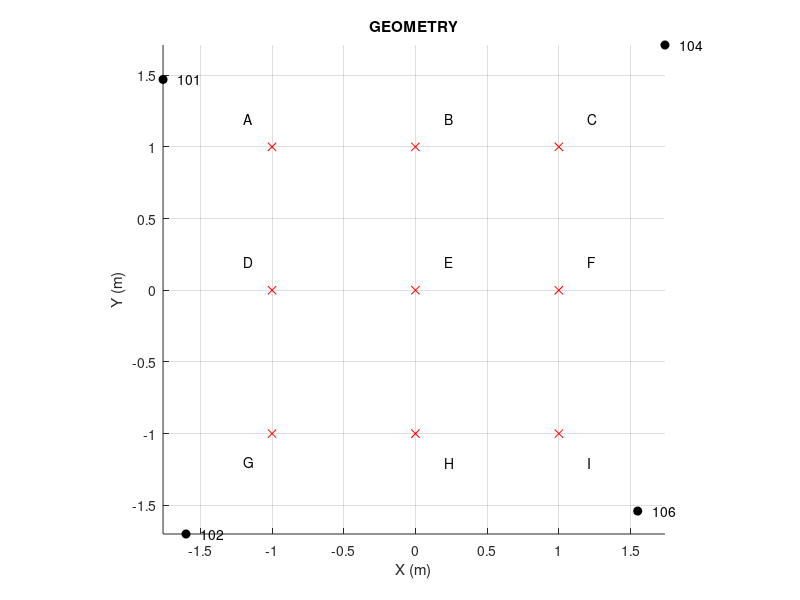

MATLAB code for this plot: (Note: this script raises an error after producing the figure.)
%% UWB lab 4 - indoor tracking with 4 PulsOn 410 units
clear all;
close all;

% Positions of the 4 units in meters
P101 = [-1.76,1.47];           
P102 = [-1.6,-1.7];        
P104 = [1.74,1.71];        
P106 = [1.55,-1.54];    

figure;
hold on; grid
plot(P101(1),P101(2),'ok','markerfacecolor','k');text(P101(1)+.1,P101(2),'101')
plot(P102(1),P102(2),'ok','markerfacecolor','k');text(P102(1)+.1,P102(2),'102')
plot(P104(1),P104(2),'ok','markerfacecolor','k');text(P104(1)+.1,P104(2),'104')
plot(P106(1),P106(2),'ok','markerfacecolor','k');text(P106(1)+.1,P106(2),'106')
    
plot(-1,1,'xr');text(-1.2,1.2,'A')
plot(0,1,'xr');text(.2,1.2,'B')
plot(1,1,'xr');text(1.2,1.2,'C')
plot(-1,0,'xr');text(-1.2,0.2,'D')
plot(0,0,'xr');text(.2,0.2,'E')
plot(1,0,'xr');text(1.2,0.2,'F')
plot(-1,-1,'xr');text(-1.2,-1.2,'G')
plot(0,-1,'xr');text(.2,-1.2,'H')
plot(1,-1,'xr');text(1.2,-1.2,'I')

axis image
title('GEOMETRY');xlabel('X (m)');ylabel('Y (m)')


%% ------------------------ Time zero calibration -------------------------
% !!!!!!!!!! NOT ESSENTIAL !!!!!!!!!!!!!
% Sphere placed at (0,0)%
% Loading data for t0 cal
%cd('Q:\UWB LAB Tracking\P');
% Load data from unit 103
[config,control,scans] = readMrmRetLog('101_Sphere00002.csv');
Nscans103 = length(scans);
tstmp103 = [scans.T];
data103 = [scans.scn];
data103 = reshape(data103,[],Nscans103);
% Load data from unit 104
[config,control,scans] = readMrmRetLog('102_Sphere00004.csv');
Nscans104 = length(scans);
tstmp104 = [scans.T];
data104 = [scans.scn];
data104 = reshape(data104,[],Nscans104);
% Load data from unit 105
[config,control,scans] = readMrmRetLog('104_Sphere00003.csv');
Nscans105 = length(scans);
tstmp105 = [scans.T];
data105 = [scans.scn];
data105 = reshape(data105,[],Nscans105);
% Load data from unit 106
[config,control,scans] = readMrmRetLog('106_Sphere00005.csv');
Nscans106 = length(scans);
tstmp106 = [scans.T];
data106 = [scans.scn];
data106 = reshape(data106,[],Nscans106);

% Load Sphere backgrounds

[config,control,scans] = readMrmRetLog('101_Sphere00BG003.csv');
BGNscans103 = length(scans);
BGtstmp103 = [scans.T];
BGdata103 = [scans.scn];
BGdata103 = reshape(BGdata103,[],BGNscans103);
% Load data from unit 104
[config,control,scans] = readMrmRetLog('102_Sphere00BG005.csv');
BGNscans104 = length(scans);
BGtstmp104 = [scans.T];
BGdata104 = [scans.scn];
BGdata104 = reshape(BGdata104,[],BGNscans104);
% Load data from unit 105
[config,control,scans] = readMrmRetLog('104_Sphere00BG004.csv');
BGNscans105 = length(scans);
BGtstmp105 = [scans.T];
BGdata105 = [scans.scn];
BGdata105 = reshape(BGdata105,[],BGNscans105);
% Load data from unit 106
[config,control,scans] = readMrmRetLog('106_Sphere00BG006.csv');
BGNscans106 = length(scans);
BGtstmp106 = [scans.T];
BGdata106 = [scans.scn];
BGdata106 = reshape(BGdata106,[],BGNscans106);

% fast time / range uncalibrated
t = linspace(scans(1).Tstrt,scans(1).Tstp,scans(1).Nscn)/1000;   % ns
rng = 3e8*(t-t(1))/2e9; % m

% 103
figure;imagesc(abs(data103));title('103')
%BG103 = repmat(mean(data103(:,50:110),2),1,Nscans103);
BG103 = repmat(mean(BGdata103,2),1,Nscans103);
data103bg = data103 - BG103;
figure;imagesc(abs(data103bg(200:400,:)));title('103')

rngSph103 = rng(230); % range of sphere in unit 103 (m)
rngSph103Real = norm(P103); % real range from unit 103 (m)
rngOffset103 = rngSph103Real - rngSph103; % range offset for unit 103

% 104
figure;imagesc(abs(data104));title('104')
%BG104 = repmat(mean(data104(:,50:110),2),1,Nscans104);
BG104 = repmat(mean(BGdata104,2),1,Nscans104);
data104bg = data104 - BG104;
figure;imagesc(abs(data104bg));title('104')

rngSph104 = rng(317); % range of sphere in unit 104 (m)
rngSph104Real = norm(P104); % real range from unit 104 (m)
rngOffset104 = rngSph104Real - rngSph104; % range offset for unit 104

% 105
figure;imagesc(abs(data105));title('105')
%BG105 = repmat(mean(data105(:,50:110),2),1,Nscans105);
BG105 = repmat(mean(BGdata105,2),1,Nscans105);
data105bg = data105 - BG105;
figure;imagesc(abs(data105bg));title('105')

rngSph105 = rng(395); % range of sphere in unit 105 (m)
rngSph105Real = norm(P105); % real range from unit 105 (m)
rngOffset105 = rngSph105Real - rngSph105; % range offset for unit 105

% 106
figure;imagesc(abs(data105));title('106')
%BG106 = repmat(mean(data106(:,50:110),2),1,Nscans106);
BG106 = repmat(mean(BGdata106,2),1,Nscans106);
data106bg = data106 - BG106;
figure;imagesc(abs(data106bg));title('106')

rngSph106 = rng(345); % range of sphere in unit 106 (m)
rngSph106Real = norm(P106); % real range from unit 106 (m)
rngOffset106 = rngSph106Real - rngSph106; % range offset for unit 106


%% Loading Data for tracking
%cd('D:\EDUCATION\UWB - Q4\Tracking lab\Data');
% Load data from unit 101
[config,control,scans] = readMrmRetLog('B101009.csv');
Nscans101 = length(scans);
tstmp101 = [scans.T];
data101 = [scans.scn];
data101 = reshape(data101,[],Nscans101);
% Load data from unit 102
[config,control,scans] = readMrmRetLog('B102009.csv');
Nscans102 = length(scans);
tstmp102 = [scans.T];
data102 = [scans.scn];
data102 = reshape(data102,[],Nscans102);
% Load data from unit 104
[config,control,scans] = readMrmRetLog('B103009.csv');
Nscans104 = length(scans);
tstmp104 = [scans.T];
data104 = [scans.scn];
data104 = reshape(data104,[],Nscans104);
% Load data from unit 106
[config,control,scans] = readMrmRetLog('B104009.csv');
Nscans106 = length(scans);
tstmp106 = [scans.T];
data106 = [scans.scn];
data106 = reshape(data106,[],Nscans106);

%% Data alignment
TStampStart = max([tstmp101(1),tstmp102(1),tstmp104(1),tstmp106(1)]);
TStampStop = min([tstmp101(end),tstmp102(end),tstmp104(end),tstmp106(end)]);

t101start_i = find(tstmp101>=TStampStart,1,'first');
t101stop_i = find(tstmp101<=TStampStop,1,'last');

t102start_i = find(tstmp102>=TStampStart,1,'first');
t102stop_i = find(tstmp102<=TStampStop,1,'last');

t104start_i = find(tstmp104>=TStampStart,1,'first');
t104stop_i = find(tstmp104<=TStampStop,1,'last');

t106start_i = find(tstmp106>=TStampStart,1,'first');
t106stop_i = find(tstmp106<=TStampStop,1,'last');

data101_algnd = data101(:,t101start_i:t101stop_i);
data102_algnd = data102(:,t102start_i:t102stop_i);
data104_algnd = data104(:,t104start_i:t104stop_i);
data106_algnd = data106(:,t106start_i:t106stop_i);

[Nsamp,Nscans101] = size(data101_algnd);
[Nsamp,Nscans102] = size(data102_algnd);
[Nsamp,Nscans104] = size(data104_algnd);
[Nsamp,Nscans106] = size(data106_algnd);

figure;imagesc(abs(data101_algnd));title('101')
figure;imagesc(abs(data102_algnd));title('102')
figure;imagesc(abs(data104_algnd));title('104')
figure;imagesc(abs(data106_algnd));title('106')

%% Background removal
close all;
BGidx = 280:360;  % select the slow time indexes containing the background data
BG101 = mean(data101_algnd(:,BGidx),2);   
BG102 = mean(data102_algnd(:,BGidx),2);
BG104 = mean(data104_algnd(:,BGidx),2);
BG106 = mean(data106_algnd(:,BGidx),2);

data101_algnd_bg = data101_algnd - repmat(BG101,1,Nscans101); % remove background
data102_algnd_bg = data102_algnd - repmat(BG102,1,Nscans102);
data104_algnd_bg = data104_algnd - repmat(BG104,1,Nscans104);
data106_algnd_bg = data106_algnd - repmat(BG106,1,Nscans106);

figure;imagesc(abs(data101_algnd_bg));title('101')
figure;imagesc(abs(data102_algnd_bg));title('102')
figure;imagesc(abs(data104_algnd_bg));title('104')
figure;imagesc(abs(data106_algnd_bg));title('106')

Motionidx = 23:280;  % select the slow time indexes containing the trajectory data
path101 = data101_algnd_bg(:,Motionidx); 
path102 = data102_algnd_bg(:,Motionidx);
path104 = data104_algnd_bg(:,Motionidx);
path106 = data106_algnd_bg(:,Motionidx);

% normalisation
path101 = path101/max(abs(path101(:))); 
path102 = path102/max(abs(path102(:))); 
path104 = path104/max(abs(path104(:)));
path106 = path106/max(abs(path106(:)));

figure;imagesc(abs(path101));title('101')
figure;imagesc(abs(path102));title('102')
figure;imagesc(abs(path104));title('104')
figure;imagesc(abs(path106));title('106');
%% Motion filter FIR4 if backgound subtraction unsuccessful (needed for some trajectories)
Motionidx = 20:75;
w = [1 -.6 -.3 -.1];

path101 = filter(w,1,data101_algnd,[],2);
path102 = filter(w,1,data102_algnd,[],2);
path104 = filter(w,1,data104_algnd,[],2);
path106 = filter(w,1,data106_algnd,[],2);

% normalisation
path101 = path101(:,Motionidx)/max(max(abs(path101(:,Motionidx)))); 
path102 = path102(:,Motionidx)/max(max(abs(path102(:,Motionidx)))); 
path104 = path104(:,Motionidx)/max(max(abs(path104(:,Motionidx))));
path106 = path106(:,Motionidx)/max(max(abs(path106(:,Motionidx))));

figure;imagesc(abs(path101));title('101')
figure;imagesc(abs(path102));title('102')
figure;imagesc(abs(path104));title('104')
figure;imagesc(abs(path106));title('106');

%% Range estimation
% fast time / range uncalibrated
t = linspace(scans(1).Tstrt,scans(1).Tstp,scans(1).Nscn)/1000;   % ns
rng = 3e8*(t-t(1))/2e9; % m
[Nrng,Nscans] = size(path101);
t_slow = 0:.5:.5*(Nscans-1);

% 101

estimated_range=[];
for i1=1:Nscans % Long time
    i2 = 10; % Avoiding picking antenna coupling
    while abs(path101(i2,i1)) < 0.01 && i2 < Nrng-1    % threshold 0.06
        i2 = i2 + 1;
    end
    estimated_range(i1) = rng(i2);
end
figure;plot(estimated_range)
median_range101 = medfilt1(estimated_range,3);%+rngOffset103;
figure;imagesc(t_slow,rng,abs(path101));title('103')
hold
plot(t_slow,median_range101,'w')  % readjust the threshold and coupling index based on this plot

% 102
close all;
estimated_range=[];
for i1=1:Nscans % Long time
    i2 = 50; % Avoiding picking antenna coupling
    while abs(path102(i2,i1)) < 0.02 && i2 < Nrng-2
        i2 = i2 + 1;
    end
    estimated_range(i1) = rng(i2);
end
figure;plot(estimated_range)
median_range102 = medfilt1(estimated_range,3);%+rngOffset104;
figure;imagesc(t_slow,rng,abs(path102));title('102')
hold
plot(t_slow,median_range102,'w')

% 104
close all;
estimated_range=[];
for i1=1:Nscans % Long time
    i2 = 30; % Avoiding picking antenna coupling
    while abs(path104(i2,i1)) < 0.02 && i2 < Nrng-1
        i2 = i2 + 1;
    end
    estimated_range(i1) = rng(i2);
end
figure;plot(estimated_range)
median_range104 = medfilt1(estimated_range,3);%+rngOffset105;
figure;imagesc(t_slow,rng,abs(path104));title('104')
hold
plot(t_slow,median_range104,'w')

% 106
close all;
estimated_range=[];
for i1=1:Nscans % Long time
    i2 = 50; % Avoiding picking antenna coupling
    while abs(path106(i2,i1)) < 0.04 && i2 < Nrng-1
        i2 = i2 + 1;
    end
    estimated_range(i1) = rng(i2);
end
figure;plot(estimated_range)
median_range106 = medfilt1(estimated_range,3);%+rngOffset106;
figure;imagesc(t_slow,rng,abs(path106));title('106')
hold
plot(t_slow,median_range106,'w')

%% Target localisation

for scani = 1:Nscans
    [a, b] = circcirc(P101(1),P101(2),median_range101(scani),P102(1),P102(2),median_range104(scani));
    x12(scani,:) = a;
    y12(scani,:) = b;
end
figure;plot(x12(:,1),y12(:,2));title('101 - 102');axis([-1.5 1.5 -1.5 1.5])   

for scani = 1:Nscans
    [a, b] = circcirc(P101(1),P101(2),median_range101(scani),P104(1),P104(2),median_range104(scani));
    x14(scani,:) = a;
    y14(scani,:) = b;
end
figure;plot(x14(:,1),y14(:,2));title('101 - 104');axis([-1.5 1.5 -1.5 1.5])    

for scani = 1:Nscans
    [a, b] = circcirc(P101(1),P101(2),median_range101(scani),P106(1),P106(2),median_range106(scani));
    x16(scani,:) = a;
    y16(scani,:) = b;
end
figure;plot(x16(:,1),y16(:,1));title('101 - 106');axis([-1.5 1.5 -1.5 1.5])  

for scani = 1:Nscans
    [a, b] = circcirc(P102(1),P102(2),median_range102(scani),P104(1),P104(2),median_range104(scani));
    x24(scani,:) = a;
    y24(scani,:) = b;
end
figure;plot(x24(:,2),y24(:,2));title('102 - 104');axis([-1.5 1.5 -1.5 1.5])  

for scani = 1:Nscans
    [a, b] = circcirc(P102(1),P102(2),median_range102(scani),P106(1),P106(2),median_range106(scani));
    x26(scani,:) = a;
    y26(scani,:) = b;
end
figure;plot(x26(:,2),y26(:,1));title('102 - 106');axis([-1.5 1.5 -1.5 1.5])  

for scani = 1:Nscans
    [a, b] = circcirc(P104(1),P104(2),median_range104(scani),P106(1),P106(2),median_range106(scani));
    x46(scani,:) = a;
    y46(scani,:) = b;
end
figure;plot(x46(:,2),y46(:,2));title('104 - 106');axis([-1.5 1.5 -1.5 1.5])  


%% FINAL PLOT
x = nanmean([x14(:,1),x26(:,2),x46(:,2),x12(:,1)],2);
y = nanmean([y14(:,2),y26(:,1),y46(:,2),y12(:,2)],2);

figure;plot(smooth(x,3),smooth(y,3),'linewidth',2);axis([-2.5 2.5 -3 3]);grid
hold on
plot(P101(1),P101(2),'ok','markerfacecolor','k');text(P101(1)+.1,P101(2),'101')
plot(P102(1),P102(2),'ok','markerfacecolor','k');text(P102(1)+.1,P102(2),'102')
plot(P104(1),P104(2),'ok','markerfacecolor','k');text(P104(1)+.1,P104(2),'104')
plot(P106(1),P106(2),'ok','markerfacecolor','k');text(P106(1)+.1,P106(2),'106')
    
plot(-1,1,'xr');text(-1.2,1.2,'A')
plot(0,1,'xr');text(.2,1.2,'B')
plot(1,1,'xr');text(1.2,1.2,'C')
plot(-1,0,'xr');text(-1.2,0.2,'D')
plot(0,0,'xr');text(.2,0.2,'E')
plot(1,0,'xr');text(1.2,0.2,'F')
plot(-1,-1,'xr');text(-1.2,-1.2,'G')
plot(0,-1,'xr');text(.2,-1.2,'H')
plot(1,-1,'xr');text(1.2,-1.2,'I')

axis image
title('AEI trajectory');xlabel('X (m)');ylabel('Y (m)')

    